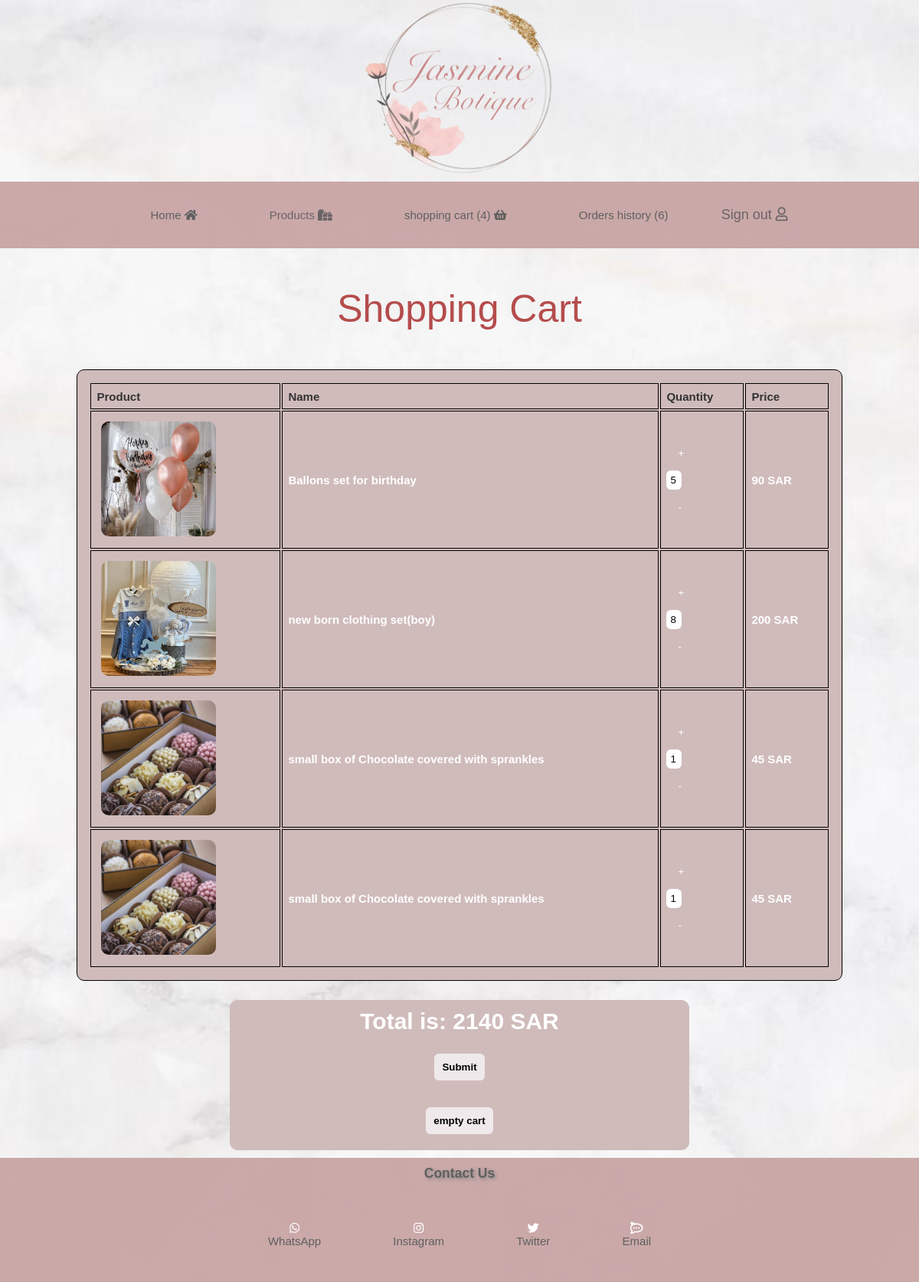
The page /shopping-cart.php (signed in) on the database its author committed.
### tables this page shows
CREATE TABLE `orders` (
  `id` int(11) NOT NULL,
  `customer_id` int(11) NOT NULL,
  `product_id` int(11) NOT NULL,
  `qty` int(11) NOT NULL
);

CREATE TABLE `products` (
  `id` int(11) NOT NULL,
  `name` varchar(50) NOT NULL,
  `category` varchar(50) NOT NULL,
  `old_price` int(11) DEFAULT NULL,
  `price` int(11) NOT NULL,
  `image` text NOT NULL
);

### order.php (called while the page is built, shortened)
<?php
function getOrders($customer_id)
{
    $db = connectDB();
    $sql = "SELECT o.id id, o.qty qty, p.image image, p.price price, p.name name FROM customers c JOIN orders o ON(c.id = o.customer_id) JOIN products p ON(p.id = o.product_id)  WHERE c.id = $customer_id";
    $result = mysqli_query($db, $sql);
    $orders = array();
    while ($row = mysqli_fetch_array($result)) {
        $orders[] = $row;
    }
    return $orders;
}

### shopping-cart.php (the view, shortened to what this page needs)
<?php
require_once 'order.php';
$orders = getOrders(currentCustomerId());
$total = 0;
?>
<!DOCTYPE html>
<html>
<head>
    <head>
        <?php require_once 'style.php' ?>
    </head>
<body>
    <?php require_once 'nav-menu.php' ?>
    <div class="container">
        <div class="content">
            <div class="title">Shopping Cart</div>
            <div style="overflow-x: none;">
                <table style="border:1px solid black">
                    <thead>
                        <th>Product</th>
                        <th>Name</th>
                        <th>Quantity</th>
                        <th>Price</th>
                    </thead>
                    <?php
                    foreach ($orders as $order) {
                        $total += $order['price'] * $order['qty'];
                        echo '
                            <tr>
                                <td>
                                    <div class="image"><img class="product" src="' . $order['image'] . '" alt=""></div>
                                </td>
                                <td>
                                    <div class="name">' . $order['name'] . '</div>
                                </td>
                                <td>
                                    <div class="quantity">
                                        <form action="shopping-cart.php" method="post"><input type="hidden" name="order_id" value="' . $order['id'] . '"><button name="plus" type="submit" style="border: none; background-color: transparent;" class="plus">+</button></form>
                                        <div class="input"><input id="product-' . $order['id'] . '" type="text" value="' . $order['qty'] . '"></div>
                                        <form action="shopping-cart.php" method="post"><input type="hidden" name="order_id" value="' . $order['id'] . '"><input type="hidden" name="qty" value="' . $order['qty'] . '"><button name="minus" type="submit" style="border: none; background-color: transparent;" class="minus">-</button></form>
                                    </div>
                                </td>
                                <td>
                                    <div id="p2" value="100" class="price">' . $order['price'] . ' SAR</div>
                                </td>
                            </tr>';
                    }
                    ?>
                </table>
            </div>
            <div class="total">
                <h1>Total is: <?php echo $total ?> SAR</h1>
                <main>
                    <form action="shopping-cart.php" method="post">
                        <div id="total">
                            <input name="submit" type="submit" class="EndButtons" onclick="calculate()">
                        </div>
                    </form>
                    <form action="shopping-cart.php" method="post">
                        <div id="orderDetails">
                            <input type="submit" name="empty" class="EndButtons" value="empty cart" onclick="clear ()">
                        </div>
                    </form>
                </main>
            </div>
            <?php require_once 'footer.php' ?>
        </div>
    </div>
</body>
</html>

### stylesheet.css (style rules this page uses)
body { background-image: url(BGimage.png.jpg); background-position: absolute; background-size: cover; text-align: center; z-index: 1; color: rgb(181, 76, 76); font-family: 'Lucida Sans', 'Lucida Sans Regular', 'Lucida Grande', 'Lucida Sans Unicode', Geneva, Verdana, sans-serif; }
body { flex-direction: column; min-height: 100vh; }
* { margin: 0px; padding: 0px; font-family: 'Lucida Sans', 'Lucida Sans Regular', 'Lucida Grande', 'Lucida Sans Unicode', Geneva, Verdana, sans-serif; }
body { margin: 0; padding: 0; }
.container { display: flex; flex-direction: column; }
.content { height: 500px; width: 100%; text-align: center; }
th { color: #333; font-size: 20px; margin: 5px; }
td { color: white; font-weight: 700; font-size: 14px; }
th, td { border-bottom: 1px solid #fff; padding: 10px; }
table { width: 1000px; margin: 25px auto; text-align: center; border: 1px solid black; padding: 15px; background-color: rgb(208, 187, 187); border-radius: 10px; }
.title { margin: 50px auto; font-size: 50px; text-align: center; }
.total { border: 1px solid rgb(208, 187, 187); background-color: rgb(208, 187, 187); width: 50%; border-radius: 10px; color: white; padding: 10px; margin: 10px auto; text-align: center; display : flex; flex-direction : column; }
#orderDetails { left: 20px; }
.EndButtons { display: inline-block; padding: 20px; text-align: center; }
.image { display: inline-block; }
.product { height: 150px; width: 150px; margin: 5px; border-radius: 10px; }
.cancel, .plus, .minus { cursor: pointer; padding: 5px; margin: 10px; color: white; }
.input input { width: 20px; outline: none; border: none; padding: 5px; border-radius: 6px; }
#vat, #total { padding: 10px; margin: 5px; font-size: 14px; color: #333; }
.total input { padding: 10px; border: none; border-radius: 6px; background-color: #efe9ec; color: black; font-weight: 700; margin: 10px; cursor: pointer; }
* { margin: 0; padding: 0; box-sizing: border-box; }
body { font-size: 15px; font-family: 'Titillium Web', sans-serif; }

### shopping-cart.php (style rules this page uses)
th, td { padding: 0.5em; border: 1px solid black; text-align: left; font-size: 1em; }

### rows shown on the page
orders: product.image (picture), product.name "Ballons set for birthday", qty "5", product.price "90"
orders: product.image (picture), product.name "new born clothing set(boy)", qty "8", product.price "200"
orders: product.image (picture), product.name "small box of Chocolate covered with sprankles", qty "1", product.price "45"
orders: product.image (picture), product.name "small box of Chocolate covered with sprankles", qty "1", product.price "45"

### other values the page prints
getNumberOfOrders(currentCustomerId()) "4"
getNumberOfPurchasedOrders(currentCustomerId()) "6"
$total "2140"
